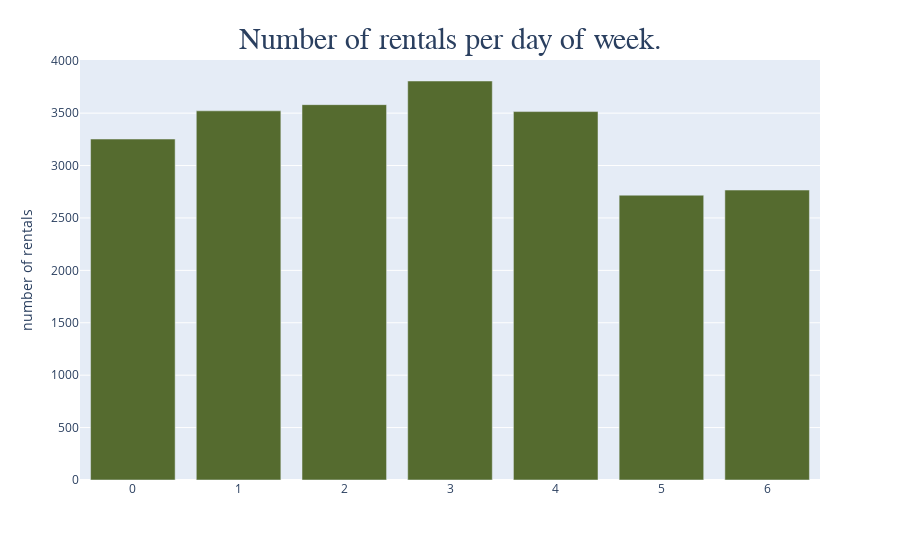

This figure's notebook cell:
### Code cell
fig = px.bar(rent_num_per_day, x=rent_num_per_day.index, y='num_per_day')
fig.update_layout(
    title={
        'text': "Number of rentals per day of week.",
         'font': {
              'family': 'Calibri',
              'size': 30
        },
        'y':0.95,
        'x':0.5,
        'xanchor': 'center',
        'yanchor': 'top'})
fig.update_traces(marker_color='darkolivegreen')
fig.update_yaxes(
    title_text = 'number of rentals',
    )
fig.update_xaxes(
    title_text = None
    )
fig.show()

### Figure 1 — Plotly figure (JSON) as saved in the notebook; plotly's stock layout.template omitted (floating-point values rounded to 4 significant figures)
{"data": [{"alignmentgroup": "True", "hoverlabel": {"namelength": 0}, "hovertemplate": "x=%{x}<br>num_per_day=%{y}", "legendgroup": "", "marker": {"color": "darkolivegreen"}, "name": "", "offsetgroup": "", "orientation": "v", "showlegend": false, "textposition": "auto", "type": "bar", "x": [0, 1, 2, 3, 4, 5, 6], "xaxis": "x", "y": [3253.0, 3522.0, 3581.0, 3807.0, 3515.0, 2717.0, 2766.0], "yaxis": "y"}], "layout": {"barmode": "relative", "legend": {"tracegroupgap": 0}, "margin": {"t": 60}, "title": {"font": {"family": "Calibri", "size": 30}, "text": "Number of rentals per day of week.", "x": 0.5, "xanchor": "center", "y": 0.95, "yanchor": "top"}, "xaxis": {"anchor": "y", "domain": [0, 1], "title": {}}, "yaxis": {"anchor": "x", "domain": [0, 1], "title": {"text": "number of rentals"}}}}
